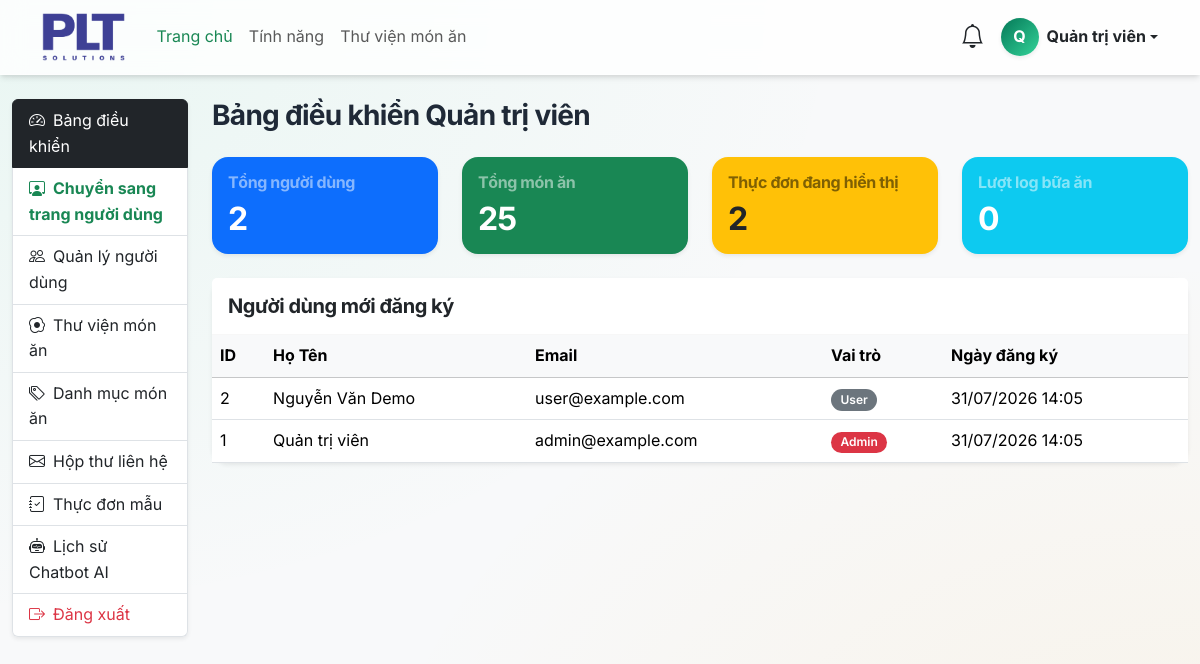
/admin/index.php (signed in), run on an earlier commit of the app's database.
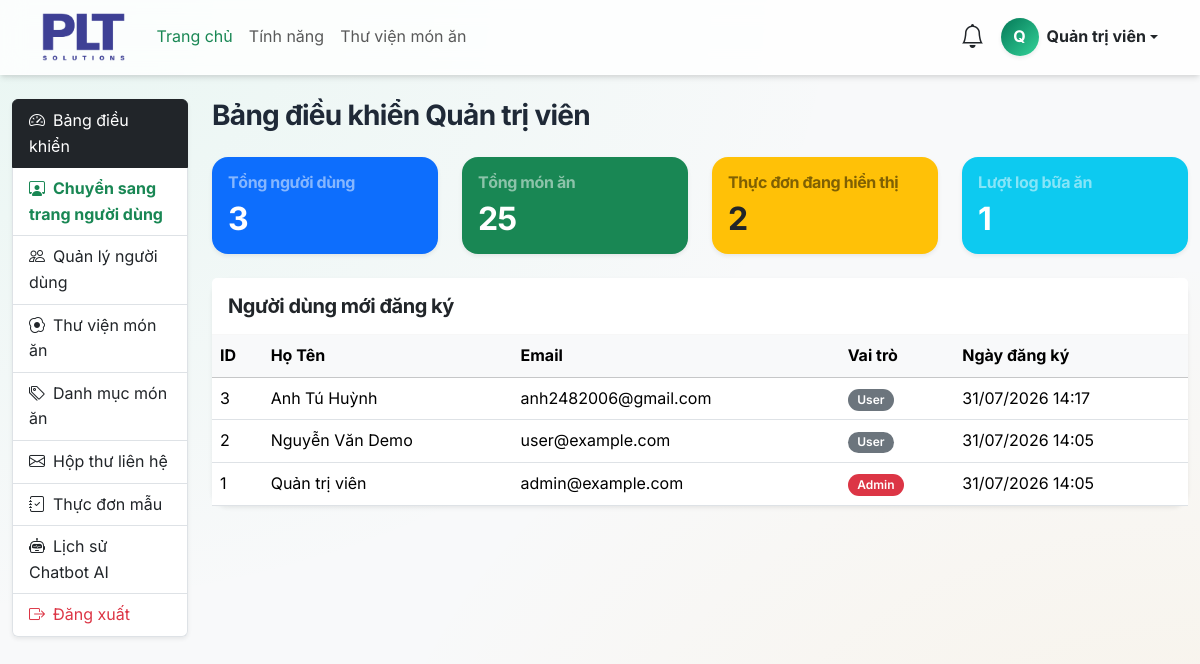
And on a later commit of the database.
### tables this page shows
CREATE TABLE IF NOT EXISTS `users` (
  `id` bigint UNSIGNED NOT NULL AUTO_INCREMENT,
  `full_name` varchar(150) NOT NULL,
  `email` varchar(190) NOT NULL,
  `password` varchar(255) NOT NULL,
  `avatar` varchar(255) DEFAULT NULL,
  `role` enum('user','admin') NOT NULL DEFAULT 'user',
  `status` enum('active','inactive','locked') NOT NULL DEFAULT 'active',
  `email_verified_at` datetime DEFAULT NULL,
  `last_login_at` datetime DEFAULT NULL,
  `created_at` timestamp NOT NULL DEFAULT CURRENT_TIMESTAMP,
  `updated_at` timestamp NOT NULL DEFAULT CURRENT_TIMESTAMP ON UPDATE CURRENT_TIMESTAMP,
  PRIMARY KEY (`id`),
  UNIQUE KEY `email` (`email`),
  KEY `idx_users_role` (`role`),
  KEY `idx_users_status` (`status`),
  KEY `idx_users_created_at` (`created_at`)
);

### admin/index.php (the view, shortened to what this page needs)
<?php
$database = new Database();
$conn = $database->getConnection();
$stats = [
    'users' => $conn->query("SELECT COUNT(*) FROM users")->fetchColumn(),
    'foods' => $conn->query("SELECT COUNT(*) FROM foods")->fetchColumn(),
    'meal_plans' => $conn->query("SELECT COUNT(*) FROM meal_plans WHERE status='active'")->fetchColumn(),
    'meals_logged' => $conn->query("SELECT COUNT(*) FROM meal_logs")->fetchColumn(),
];
$recent_users = $conn->query("SELECT id, full_name, email, role, created_at FROM users ORDER BY created_at DESC LIMIT 5")->fetchAll();
require_once __DIR__ . '/../includes/header.php';
?>
<div class="container-fluid py-4">
    <div class="row">
        <div class="col-md-2">
            <?php require __DIR__ . '/includes/sidebar.php'; ?>
        </div>
        <div class="col-md-10">
            <h3 class="fw-bold mb-4">Bảng điều khiển Quản trị viên</h3>
            <div class="row mb-4">
                <div class="col-md-3">
                    <div class="card bg-primary text-white shadow-sm border-0">
                        <div class="card-body">
                            <h6 class="text-white-50">Tổng người dùng</h6>
                            <h2 class="fw-bold mb-0"><?php echo $stats['users']; ?></h2>
                        </div>
                    </div>
                </div>
                <div class="col-md-3">
                    <div class="card bg-success text-white shadow-sm border-0">
                        <div class="card-body">
                            <h6 class="text-white-50">Tổng món ăn</h6>
                            <h2 class="fw-bold mb-0"><?php echo $stats['foods']; ?></h2>
                        </div>
                    </div>
                </div>
                <div class="col-md-3">
                    <div class="card bg-warning text-dark shadow-sm border-0">
                        <div class="card-body">
                            <h6 class="text-black-50">Thực đơn đang hiển thị</h6>
                            <h2 class="fw-bold mb-0"><?php echo $stats['meal_plans']; ?></h2>
                        </div>
                    </div>
                </div>
                <div class="col-md-3">
                    <div class="card bg-info text-white shadow-sm border-0">
                        <div class="card-body">
                            <h6 class="text-white-50">Lượt log bữa ăn</h6>
                            <h2 class="fw-bold mb-0"><?php echo $stats['meals_logged']; ?></h2>
                        </div>
                    </div>
                </div>
            </div>
            <div class="card shadow-sm border-0">
                <div class="card-header bg-white py-3">
                    <h5 class="mb-0 fw-bold">Người dùng mới đăng ký</h5>
                </div>
                <div class="card-body p-0">
                    <table class="table table-hover mb-0">
                        <thead class="table-light">
                            <tr>
                                <th>ID</th>
                                <th>Họ Tên</th>
                                <th>Email</th>
                                <th>Vai trò</th>
                                <th>Ngày đăng ký</th>
                            </tr>
                        </thead>
                        <tbody>
                            <?php foreach ($recent_users as $u): ?>
                            <tr>
                                <td><?php echo $u['id']; ?></td>
                                <td><?php echo htmlspecialchars($u['full_name']); ?></td>
                                <td><?php echo htmlspecialchars($u['email']); ?></td>
                                <td>
                                    <?php if ($u['role'] === 'admin'): ?>
                                        <span class="badge bg-danger">Admin</span>
                                    <?php else: ?>
                                        <span class="badge bg-secondary">User</span>
                                    <?php endif; ?>
                                </td>
                                <td><?php echo date('d/m/Y H:i', strtotime($u['created_at'])); ?></td>
                            </tr>
                            <?php endforeach; ?>
                        </tbody>
                    </table>
                </div>
            </div>
        </div>
    </div>
</div>
</body>
</html>

What changed in the data, as far as the page shows it:
added users: id "3", full_name "Anh Tú Huỳnh", email "anh2482006@gmail.com", role "User", created_at "31/07/2026 14:17"
Also different on the page:
$stats['users']: "2" → "3"
$stats['meals_logged']: "0" → "1"
